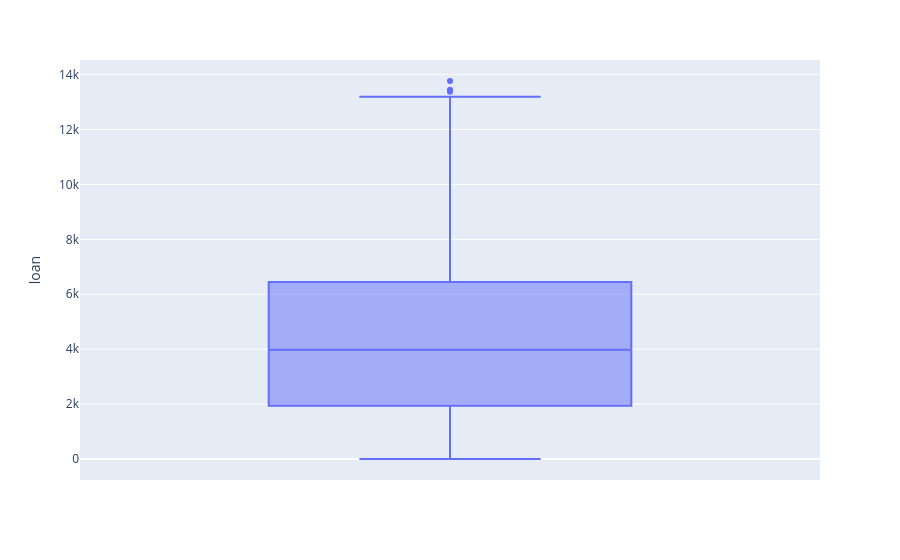

Notebook source saved alongside this figure:
### Code cell
# Outliers loan
grafico = px.box(base_credit, y='loan')
grafico.show()

### Figure 1 — Plotly figure (JSON) as saved in the notebook; plotly's stock layout.template omitted (floating-point values rounded to 4 significant figures; data arrays with more than 128 entries replaced by an {"elided": "..."} marker saying what was removed)
{"data": [{"alignmentgroup": "True", "hovertemplate": "loan=%{y}<extra></extra>", "legendgroup": "", "marker": {"color": "#636efa"}, "name": "", "notched": false, "offsetgroup": "", "orientation": "v", "showlegend": false, "type": "box", "x0": " ", "xaxis": "x", "y": {"elided": "1997 float values"}, "y0": " ", "yaxis": "y"}], "layout": {"boxmode": "group", "legend": {"tracegroupgap": 0}, "margin": {"t": 60}, "xaxis": {"anchor": "y", "domain": [0, 1]}, "yaxis": {"anchor": "x", "domain": [0, 1], "title": {"text": "loan"}}}}
